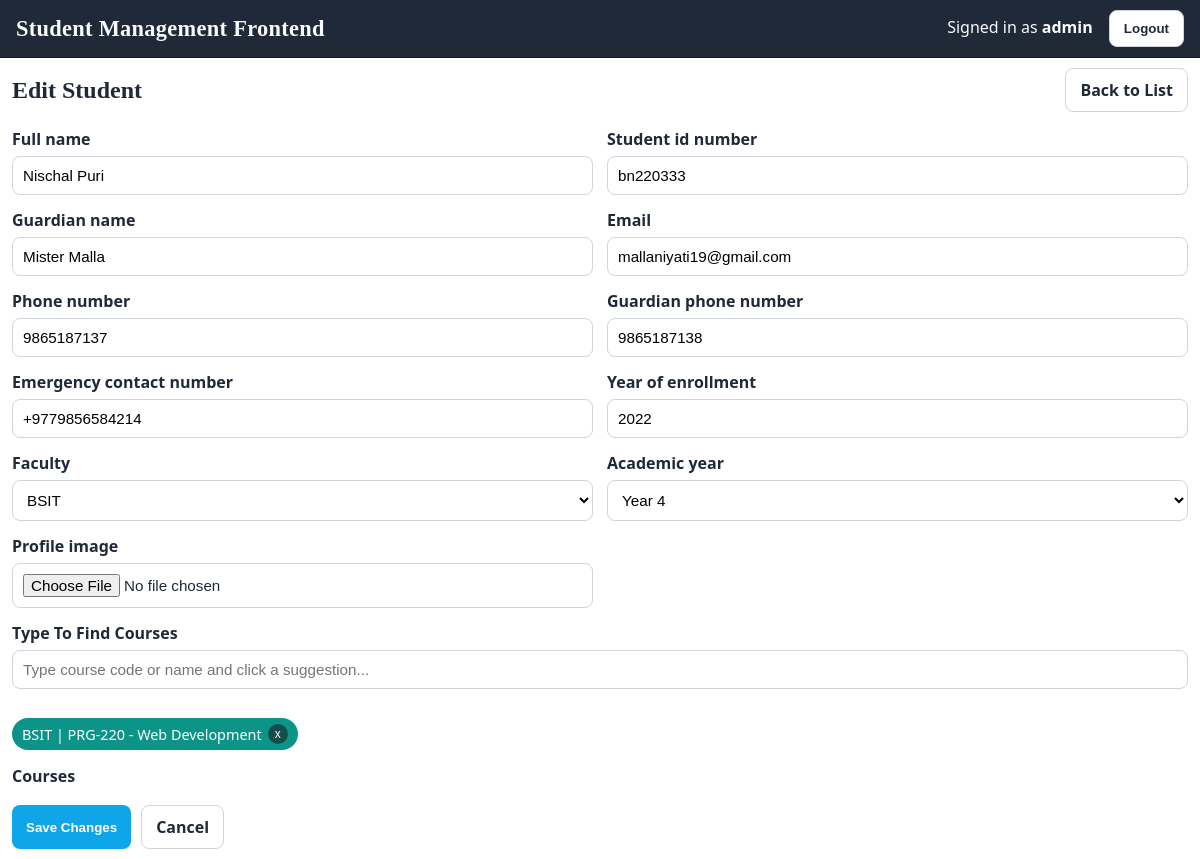
Page /students/2/edit/ (signed in) on the committed database.
### students/models.py (models this page shows, shortened)
class Student(models.Model):
	class FacultyChoices(models.TextChoices):
		BSIT = "bsit", "BSIT"
		MSIT = "msit", "MSIT"
		BBA = "bba", "BBA"
		MBA = "mba", "MBA"
	class AcademicYearChoices(models.TextChoices):
		YEAR_1 = "year_1", "Year 1"
		YEAR_2 = "year_2", "Year 2"
		YEAR_3 = "year_3", "Year 3"
		YEAR_4 = "year_4", "Year 4"
	full_name = models.CharField(max_length=200)
	guardian_name = models.CharField(max_length=200, default="Unknown Guardian")
	phone_number = models.CharField(max_length=16, validators=[phone_validator])
	guardian_phone_number = models.CharField(max_length=16, validators=[phone_validator])
	emergency_contact_number = models.CharField(
		max_length=16,
		validators=[phone_validator],
		default="+10000000000",
	)
	email = models.EmailField(unique=True)
	faculty = models.CharField(max_length=30, choices=FacultyChoices.choices)
	academic_year = models.CharField(max_length=20, choices=AcademicYearChoices.choices)
	student_id_number = models.CharField(max_length=30, unique=True)
	year_of_enrollment = models.PositiveSmallIntegerField(validators=[MinValueValidator(1900)])
	profile_image = models.ImageField(upload_to="students/", blank=True, null=True)
	courses = models.ManyToManyField(Course, through="Enrollment", related_name="students")
	created_at = models.DateTimeField(auto_now_add=True)
	updated_at = models.DateTimeField(auto_now=True)
	class Meta:
		ordering = ["full_name", "student_id_number"]
		indexes = [
			models.Index(fields=["student_id_number"], name="student_sid_idx"),
			models.Index(fields=["email"], name="student_email_idx"),
			models.Index(fields=["faculty", "academic_year"], name="student_fac_year_idx"),
			models.Index(fields=["year_of_enrollment"], name="student_enroll_year_idx"),
		]

### students/web_views.py (the view)
# urls.py: path("<int:pk>/edit/", web_views.student_update, name="student-update"),
@login_required
@transaction.atomic
def student_update(request, pk):
    student = get_object_or_404(Student, pk=pk)
    if request.method == "POST":
        form = StudentForm(request.POST, request.FILES, instance=student)
        if form.is_valid():
            selected_courses = form.cleaned_data.get("courses")
            student = form.save()
            student.courses.set(selected_courses)
            messages.success(request, "Student updated successfully.")
            return redirect("students_web:student-list")
    else:
        form = StudentForm(instance=student)
        form.fields["courses"].initial = student.courses.all()
    return render(
        request,
        "students/student_form.html",
        {"form": form, "title": "Edit Student", "submit_label": "Save Changes"},
    )

### students/forms.py
class StudentForm(forms.ModelForm):
    courses = CourseChoiceField(
        queryset=Course.objects.select_related().all(),
        required=False,
        widget=forms.SelectMultiple(attrs={"size": 8}),
    )
    def __init__(self, *args, **kwargs):
        super().__init__(*args, **kwargs)
        self.fields["courses"].queryset = Course.objects.all().order_by("faculty", "code")
    class Meta:
        model = Student
        fields = [
            "full_name",
            "guardian_name",
            "student_id_number",
            "phone_number",
            "guardian_phone_number",
            "emergency_contact_number",
            "email",
            "faculty",
            "academic_year",
            "year_of_enrollment",
            "profile_image",
            "courses",
        ]
        widgets = {
            "year_of_enrollment": forms.NumberInput(attrs={"min": 1900, "max": 2100}),
        }

### students/forms.py (called while the page is built)
    def label_from_instance(self, obj):
        return f"{obj.get_faculty_display()} | {obj.code} - {obj.name}"

### students/templates/students/student_form.html (shortened to what this page needs)
{% extends "students/base.html" %}
{% block content %}
    <div style="display:flex; justify-content:space-between; align-items:center; margin-bottom:16px;">
        <h2 style="margin:0; font-family: Georgia, 'Palatino Linotype', serif;">{{ title }}</h2>
        <a class="btn btn-ghost" href="{% url 'students_web:student-list' %}">Back to List</a>
    </div>
    <form method="post" enctype="multipart/form-data">
        <div class="grid">
            <div class="form-row">
                <label for="{{ form.full_name.id_for_label }}">{{ form.full_name.label }}</label>
                {{ form.full_name }}
            </div>
            <div class="form-row">
                <label for="{{ form.student_id_number.id_for_label }}">{{ form.student_id_number.label }}</label>
                {{ form.student_id_number }}
            </div>
            <div class="form-row">
                <label for="{{ form.guardian_name.id_for_label }}">{{ form.guardian_name.label }}</label>
                {{ form.guardian_name }}
            </div>
            <div class="form-row">
                <label for="{{ form.email.id_for_label }}">{{ form.email.label }}</label>
                {{ form.email }}
            </div>
            <div class="form-row">
                <label for="{{ form.phone_number.id_for_label }}">{{ form.phone_number.label }}</label>
                {{ form.phone_number }}
            </div>
            <div class="form-row">
                <label for="{{ form.guardian_phone_number.id_for_label }}">{{ form.guardian_phone_number.label }}</label>
                {{ form.guardian_phone_number }}
            </div>
            <div class="form-row">
                <label for="{{ form.emergency_contact_number.id_for_label }}">{{ form.emergency_contact_number.label }}</label>
                {{ form.emergency_contact_number }}
            </div>
            <div class="form-row">
                <label for="{{ form.year_of_enrollment.id_for_label }}">{{ form.year_of_enrollment.label }}</label>
                {{ form.year_of_enrollment }}
            </div>
            <div class="form-row">
                <label for="{{ form.faculty.id_for_label }}">{{ form.faculty.label }}</label>
                {{ form.faculty }}
            </div>
            <div class="form-row">
                <label for="{{ form.academic_year.id_for_label }}">{{ form.academic_year.label }}</label>
                {{ form.academic_year }}
            </div>
            <div class="form-row">
                <label for="{{ form.profile_image.id_for_label }}">{{ form.profile_image.label }}</label>
                {{ form.profile_image }}
            </div>
            <div class="form-row" style="grid-column: span 2;">
                <label for="course-search">Type To Find Courses</label>
                <input id="course-search" type="text" placeholder="Type course code or name and click a suggestion..." autocomplete="off" />
                <div id="selected-courses" class="selected-courses"></div>
                <label for="{{ form.courses.id_for_label }}" style="margin-top:8px;">{{ form.courses.label }}</label>
            </div>
        </div>
        <div style="margin-top:18px; display:flex; gap:10px;">
            <button class="btn btn-primary" type="submit">{{ submit_label }}</button>
            <a class="btn btn-ghost" href="{% url 'students_web:student-list' %}">Cancel</a>
        </div>
    </form>
{% endblock %}

### students/templates/students/base.html (shortened to what this page needs)
<!DOCTYPE html>
<html lang="en">
<head>
</head>
<body>
    <div class="container">
        <div class="header">
            <h1>Student Management Frontend</h1>
            <div>
                {% if user.is_authenticated %}
                    <span>Signed in as <strong>{{ user.username }}</strong></span>
                    <form action="{% url 'logout' %}" method="post" style="display:inline; margin-left: 12px;">
                        <button class="btn btn-ghost" type="submit">Logout</button>
                    </form>
                {% else %}
                    <a href="{% url 'login' %}">Login</a>
                {% endif %}
            </div>
        </div>
        <div class="content">
            {% block content %}{% endblock %}
        </div>
    </div>
</body>
</html>

### students/templates/students/base.html (style rules this page uses)
:root { --ink: #1f2937; --bg: #f3f4f6; --paper: #ffffff; --accent: #0ea5e9; --accent-dark: #0284c7; --danger: #dc2626; --muted: #6b7280; --border: #d1d5db; }
* { box-sizing: border-box; }
body { margin: 0; font-family: "Trebuchet MS", "Lucida Sans Unicode", "Segoe UI", sans-serif; color: var(--ink); background: var(--bg); min-height: 100dvh; }
.container { width: 100vw; min-height: 100dvh; margin: 0; background: var(--paper); border: 0; border-radius: 0; box-shadow: none; overflow: visible; }
.header { display: flex; justify-content: space-between; align-items: center; padding: 10px 16px; background: #1f2937; color: #f9fafb; border-bottom: 1px solid #111827; }
.header h1 { margin: 0; font-family: Georgia, "Palatino Linotype", serif; font-size: 1.4rem; letter-spacing: 0.3px; }
.content { padding: 10px 12px; }
.btn { border: 0; border-radius: 8px; padding: 10px 14px; cursor: pointer; font-weight: 700; text-decoration: none; display: inline-block; transition: transform 0.15s ease; }
.btn-primary { background: var(--accent); color: white; }
.btn-ghost { border: 1px solid var(--border); color: var(--ink); background: white; }
.grid { display: grid; grid-template-columns: repeat(2, minmax(0, 1fr)); gap: 14px; }
.form-row { display: flex; flex-direction: column; gap: 6px; }
label { font-weight: 700; }
input, select, textarea { border: 1px solid var(--border); border-radius: 8px; padding: 10px; font-size: 0.95rem; background: #fff; }
.selected-courses { display: flex; flex-wrap: wrap; gap: 8px; margin-top: 8px; min-height: 34px; align-items: center; }

### rows in the picture
Student: full_name "Nischal Puri", student_id_number "bn220333", guardian_name "Mister Malla", email "mallaniyati19@gmail.com", phone_number "9865187137", guardian_phone_number "9865187138", emergency_contact_number "+9779856584214", year_of_enrollment "2022", faculty "BSIT", academic_year "Year 4"

### other values in the picture
{{ user.username }} "admin"
{{ title }} "Edit Student"
{{ submit_label }} "Save Changes"
